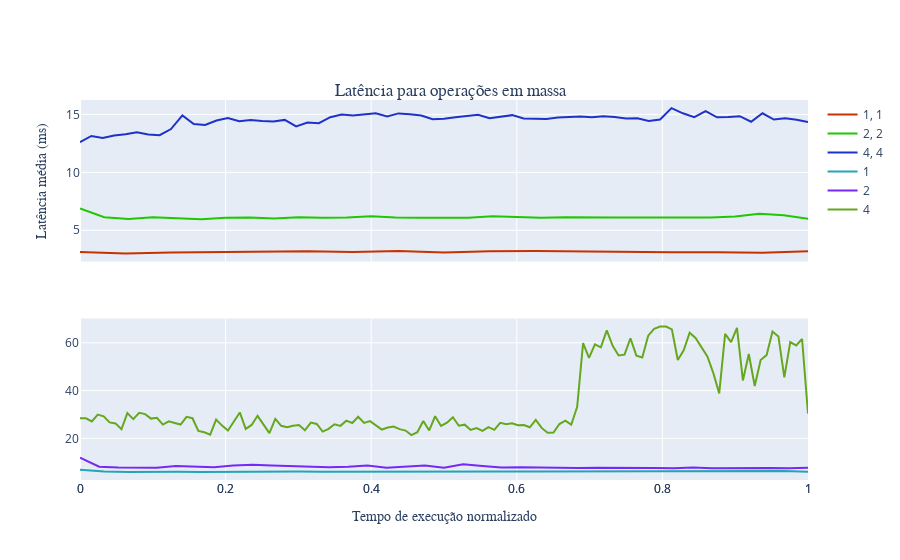

Here is the notebook cell this chart was saved with:
### Markdown cell above
# Latência - Timeseries

### Code cell
columns = 'Timestamp;Cliente;producers;Consumidores;Tamanho da Mensagem;Tipo de Benchmark;Numero de Destinos;Latencia Maxima;Latencia Minima;Latencia Media;Desvio Padrao da Latencia;Fator de balanceamento;Quantidade Trafegada'

bench = 'batch'
d1 = df[df['destinations'] == 1]
plot = d1[(d1['producers'] == 1) & (d1['benchmark'] == bench)]
plot2 = d1[(d1['producers'] == 2) & (d1['benchmark'] == bench)]
plot4 = d1[(d1['producers'] == 4) & (d1['benchmark'] == bench)]
plot8 = d1[(d1['producers'] == 8) & (d1['benchmark'] == bench)]
fig = make_subplots(rows=2, cols=1)

addFigure(fig, plot, 'rgba(200, 50, 0, 1)', "1, 1")
addFigure(fig, plot2, 'rgba(31, 200, 0, 1)', '2, 2')
addFigure(fig, plot4, 'rgba(31, 50, 200, 1)', '4, 4')

d2 = df[(df['destinations'] == 2) & (df['benchmark'] == bench)]
d4 = df[(df['destinations'] == 4) & (df['benchmark'] == bench)]

addFigure(fig, plot2, 'rgba(35, 164, 184, 1)', "1", 2)
addFigure(fig, d2, 'rgba(119, 40, 247, 1)', '2', 2)
addFigure(fig, d4, 'rgba(101, 168, 29, 1)', '4', 2)

fig.update_xaxes(
    matches='x'
)
fig.update_layout(
    title={
        'text': 'Latência para operações em massa',
        'xanchor': 'center',
        'yanchor': 'top',
        'x':0.5,
        'y':0.85,
        'font': {
            'family': 'JetBrains Mono'
        }
    },
    xaxis={
        'title': {
            'text': 'Tempo de execução normalizado',
            'font': {
                'family': 'JetBrains Mono'
            }
        },
        'anchor': 'free',
    },
    yaxis={
        'title': {
            'text': 'Latência média (ms)',
            'font': {
                'family': 'JetBrains Mono'
            },
        },
        'anchor': 'free',
    }
)
